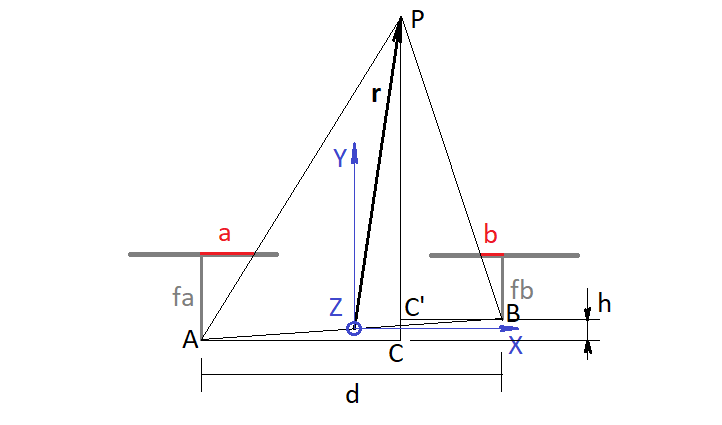
#> input picture IAMEN/Desarrollos/diag.png, 722 x 425 px, given in place of the camera
$ python Test_cam.py
#> lines starting #> are read from the running program, lines starting #| are printed output that depends on the picture; after the words box and inside, x2 and y2 are one past the last pixel; in counts of white or black regions, pixels touching at a corner belong together
import cv2
import numpy as np
from scipy import signal as S
import matplotlib.pyplot as plt

def rescale_frame(frame, percent=75):
    width = int(frame.shape[1] * percent/ 100)
    height = int(frame.shape[0] * percent/ 100)
    dim = (width, height)
    return cv2.resize(frame, dim, interpolation =cv2.INTER_AREA)

cam = cv2.VideoCapture(1, cv2.CAP_DSHOW)
cam.set(cv2.CAP_PROP_EXPOSURE,-4)
cam.set(3,2048)
cam.set(4,2048)
rval, frame = cam.read()
#> frame is the input picture: shape (425, 722, 3); mean B, G, R 250.4, 250, 250.3
#frame = rescale_frame(frame, percent=25)
frame=cv2. cvtColor(frame, cv2. COLOR_BGR2GRAY)
#> frame: shape (425, 722)
tam_col=len(frame[0,:])
#> tam_col = 722
tam_raw=len(frame[:,0])
#> tam_raw = 425
print([tam_raw,tam_col])
#| [425, 722]
X,Y=np.meshgrid(np.arange(tam_col),np.arange(tam_raw))
mask=np.zeros((tam_raw,tam_col))
for k in range(tam_raw):
    for j in range(tam_col):
        if (k-(np.floor(tam_raw/2)-10))**2+(j-np.floor(tam_col/2))**2<35**2:
            mask[k,j]=1
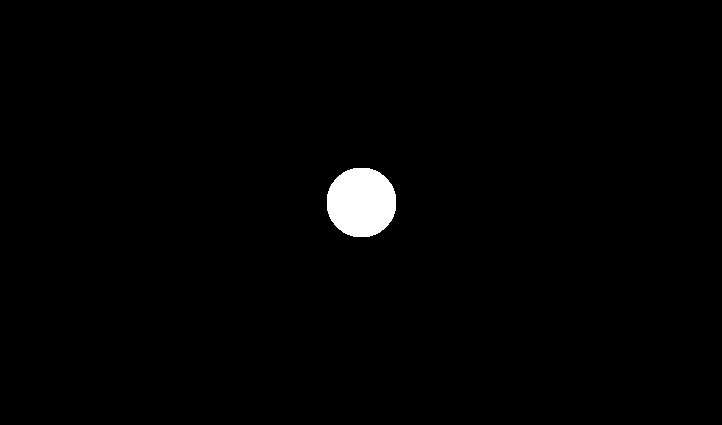
#> mask: shape (425, 722) float64; values 0 (black) and 1 (white), 1.3% white; 1 white region, box (x1, y1, x2, y2) and area: (327, 168, 396, 237) 3841
# [6 lines of commented-out code are left out]
CCF=np.angle(np.fft.ifft2(np.conj(np.fft.fft2(mask*frame))*np.fft.fft2(mask*frame)))
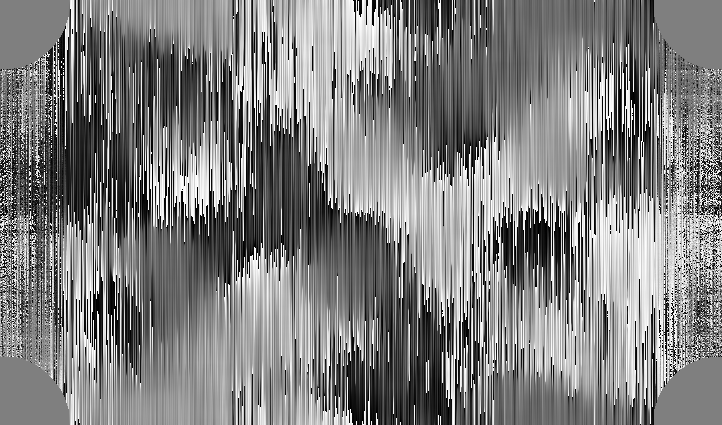
#> CCF: shape (425, 722) float64; min -3.14, max 3.14, mean 0.00108; drawn with min black and max white
#> (the run stopped early here; a loop or call above may not have finished)

$ run again, on IAMEN/Desarrollos/encoder.png
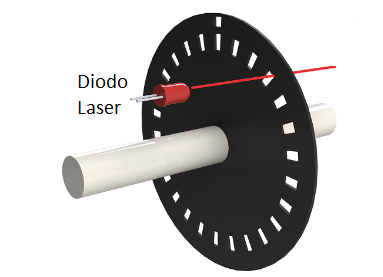
#> input picture IAMEN/Desarrollos/encoder.png, 383 x 277 px, given in place of the camera
#> frame is the input picture: shape (277, 383, 3); mean B, G, R 186.8, 187.8, 189.4
#> frame: shape (277, 383)
#> tam_col = 383
#> tam_raw = 277
#| [277, 383]
#> after the loop `for k in range(tam_raw):`:
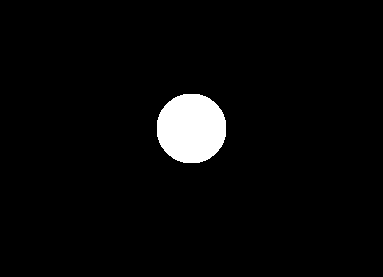
#> mask: shape (277, 383) float64; values 0 (black) and 1 (white), 3.6% white; 1 white region, box (x1, y1, x2, y2) and area: (157, 94, 226, 163) 3841
#> `CCF=np.angle(np.fft.ifft2(np.conj(np.fft.fft2(mask*frame))*np.fft.fft2..`:
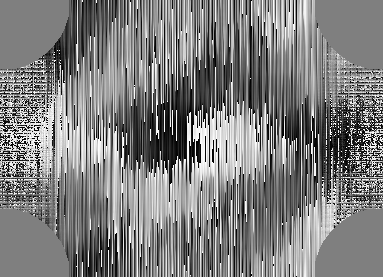
#> CCF: shape (277, 383) float64; min -3.14, max 3.14, mean -0.00598; drawn with min black and max white
